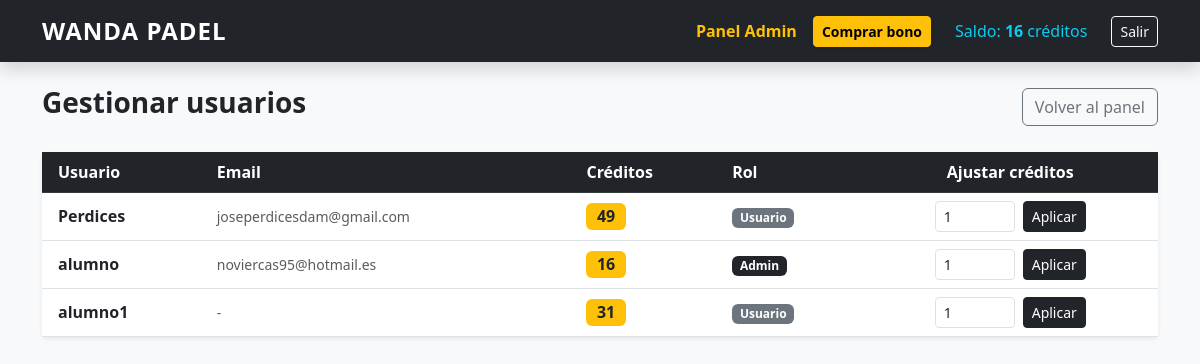
The app's page /panel-admin/usuarios/ (signed in), older data.
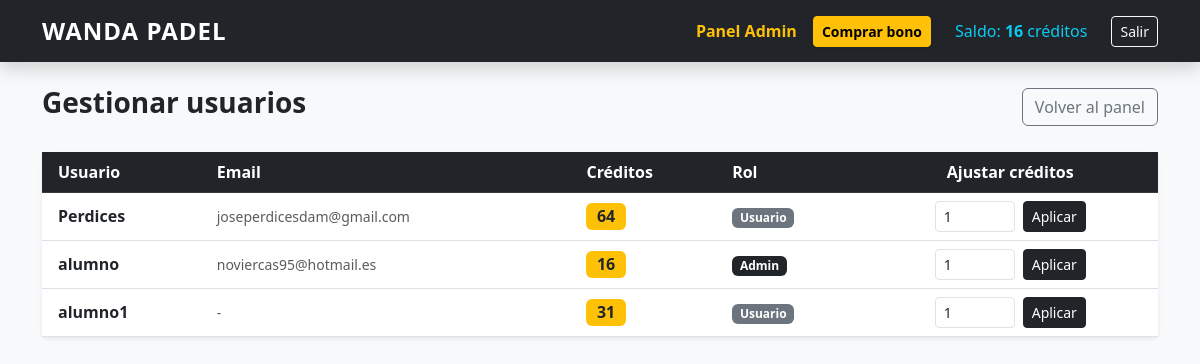
The same page, newer data.
### reservas/models.py (models this page shows)
class Usuario(AbstractUser):
    creditos = models.PositiveIntegerField(default=0)

### reservas/views.py (the view)
# urls.py: path('panel-admin/usuarios/', views.gestionar_usuarios, name='gestionar_usuarios'),
@admin_required
def gestionar_usuarios(request):
    usuarios = Usuario.objects.all().order_by('username')
    return render(request, 'reservas/gestionar_usuarios.html', {'usuarios': usuarios})

### reservas/views.py (called while the page is built)
def admin_required(view_func):
    @wraps(view_func)
    @login_required
    def wrapper(request, *args, **kwargs):
        if not request.user.is_staff:
            messages.error(request, "No tienes permisos de administrador.")
            return redirect('home')
        return view_func(request, *args, **kwargs)
    return wrapper

### reservas/templates/reservas/gestionar_usuarios.html (shortened to what this page needs)
{% extends 'reservas/base.html' %}
{% block content %}
<div class="d-flex justify-content-between align-items-center mb-4">
    <h1 class="h3 fw-bold">Gestionar usuarios</h1>
    <a href="{% url 'panel_admin' %}" class="btn btn-outline-secondary">Volver al panel</a>
</div>
<div class="card border-0 shadow-sm">
    <div class="table-responsive">
        <table class="table table-hover align-middle mb-0">
            <thead class="table-dark">
                <tr>
                    <th class="ps-3">Usuario</th>
                    <th>Email</th>
                    <th>Créditos</th>
                    <th>Rol</th>
                    <th class="text-center">Ajustar créditos</th>
                </tr>
            </thead>
            <tbody>
                {% for u in usuarios %}
                <tr>
                    <td class="ps-3 fw-bold">{{ u.username }}</td>
                    <td class="text-muted small">{{ u.email|default:"-" }}</td>
                    <td><span class="badge bg-warning text-dark fs-6">{{ u.creditos }}</span></td>
                    <td>
                        {% if u.is_staff %}
                            <span class="badge bg-dark">Admin</span>
                        {% else %}
                            <span class="badge bg-secondary">Usuario</span>
                        {% endif %}
                    </td>
                    <td class="text-center">
                        <form action="{% url 'ajustar_creditos' u.id %}" method="post" class="d-flex justify-content-center gap-2">
                            <input type="number" name="cantidad" value="1" min="-100" max="100" class="form-control form-control-sm" style="width: 80px;">
                            <button type="submit" class="btn btn-dark btn-sm">Aplicar</button>
                        </form>
                    </td>
                </tr>
                {% empty %}
                <tr>
                    <td colspan="5" class="text-center text-muted py-4">No hay usuarios registrados.</td>
                </tr>
                {% endfor %}
            </tbody>
        </table>
    </div>
</div>
{% endblock %}

Row changes from the older to the newer data that the page shows:
changed Usuario "Perdices": creditos "49" → "64"
